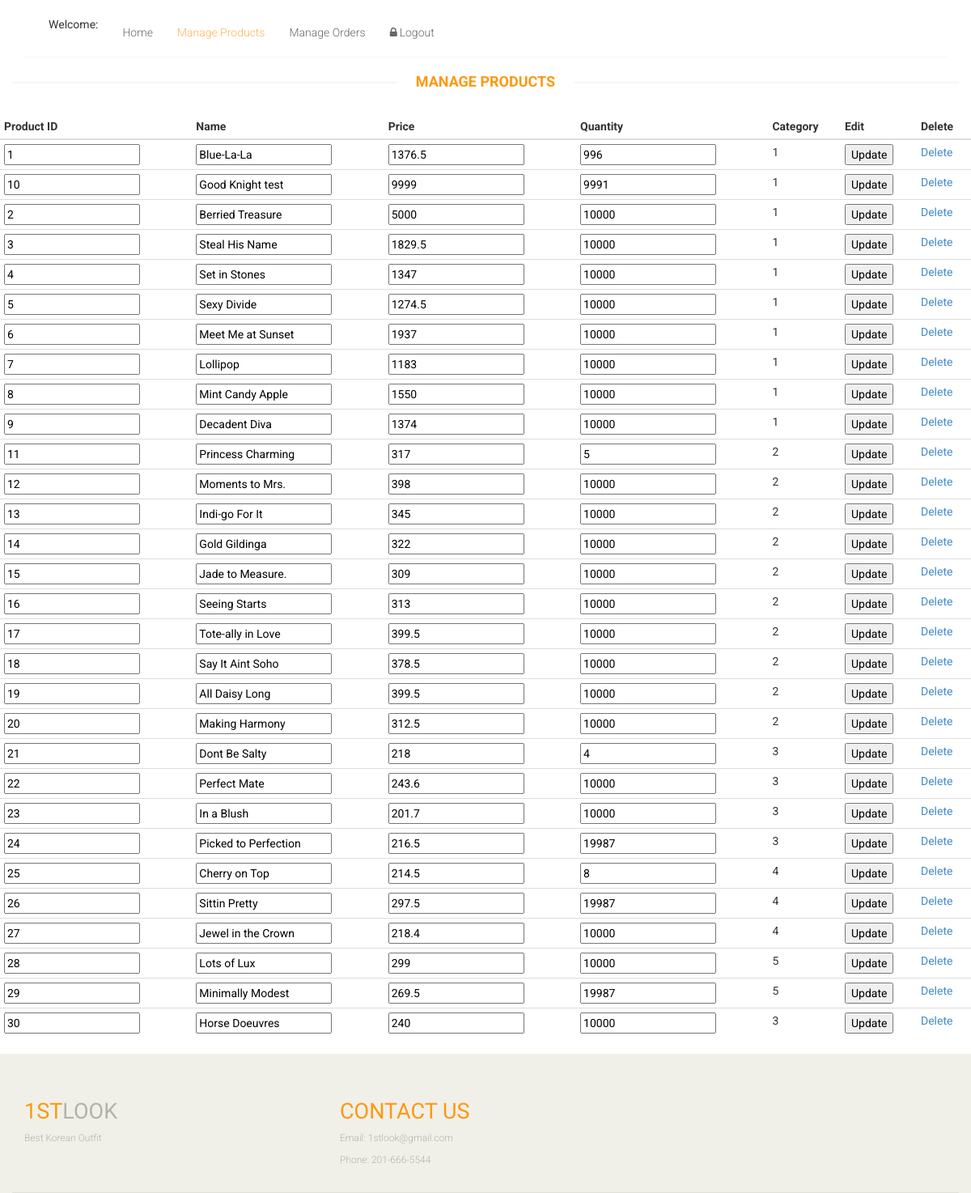
Page /manager_edit_products.php on the committed database.
### tables this page shows
CREATE TABLE `products` (
  `Pid` int(10) NOT NULL,
  `Pname` varchar(250) NOT NULL,
  `Pprice` float NOT NULL,
  `quantity` int(15) NOT NULL,
  `image` varchar(250) NOT NULL,
  `category` int(15) NOT NULL
);

### manager_edit_products.php (the view, shortened to what this page needs)
<?php
	$link = connect();
	$sql = "SELECT * FROM products";
	$result= mysqli_query($link,$sql);
			if(mysqli_num_rows($result) > 0){
?>
<!DOCTYPE html>
<html lang="en">
<head>
    <link href="css/bootstrap.min.css" rel="stylesheet">
    <link href="css/font-awesome.min.css" rel="stylesheet">
    <link href="css/prettyPhoto.css" rel="stylesheet">
    <link href="css/price-range.css" rel="stylesheet">
    <link href="css/animate.css" rel="stylesheet">
	<link href="css/main.css" rel="stylesheet">
	<link href="css/responsive.css" rel="stylesheet">
</head>
    <body>
        <form id="my_form" method="POST">
    <header id="header">
		<div class="header-middle">
			<div class="container">
				<div class="row" >
					<div class="col-sm-8">
						<div class="shop-menu pull-left">
							<ul class="nav navbar-nav">
							    <li><?php echo "Welcome: ", $_SESSION['firstname'] ?></li>
								<li><a href="manager.php">Home</a></li>
                                <li><a href="manager_products.php?admin_products" class="active">Manage Products</a></li>
								<li><a href="manager_orders.php?admin_orders">Manage Orders</a></li>
								<li><a href="logout.php"><i class="fa fa-lock"></i>Logout</a>
								</li>
							</ul>
						</div>
					</div>
				</div>
			</div>
		</div>
	</header>
	<h2 class="title text-center"><br>Manage Products</h2>
                <table class="table table-condensed">
					<thead>
						<tr class="cart_menu">
                        <th>Product ID</th>
                         <th>Name</th>
                         <th>Price</th>
                         <th>Quantity</th>
                         <th>Category</th>
                        <th>Edit</th>
                        <th>Delete</th>
                    </tr>
                    </thead>
<?php
			  while($row=mysqli_fetch_assoc($result)){
			   $Pid = $row['Pid'];
			   $Pname = $row['Pname'];
			   $Pprice = $row['Pprice'];
			   $quantity = $row['quantity'];
			   $category = $row['category'];
?>
              <tr>
                <td><input type="text" name ="new_Pid" id= "new_Pid" value="<?php echo $Pid?>" readonly ></input></td>
                <td><input type="text" name ="new_Pname" id= "new_Pname" value="<?php echo $Pname?>"></input></td>
                <td><input type="text" name ="new_Pprice" id= "new_Pprice" value="<?php echo $Pprice?>"></input></td>
                <td><input type="text" name ="new_quantity" id= "new_quantity" value="<?php echo $quantity?>"></input></td>
                <td><?php echo $category?></td>
                <td><input type="submit" name="update_quantity_abidha" formaction="/~kimd35/1st_look/manager_edit_products.php" value="Update" id="update" onclick="UpdateTable();"/></td>
                <td><a class="cart_quantity_delete" href="manager_products.php?delete= <?php echo $row['Pid']; ?>">Delete</a></td>
              </tr>
           <?php
			  }
           ?>
        </table>
    <footer id="footer">
		<div class="footer-top">
			<div class="container">
				<div class="row">
					<div class="col-sm-2">
						<div class="companyinfo">
							<h2><span>1ST</span>LOOK</h2>
							<p>Best Korean Outfit</p>
						</div>
					</div>
					<div class="col-sm-2">
					</div>
						<div class="col-sm-2">
						<div class="companyinfo">
							<h2><span>Contact Us</span></h2>
							<p>Email: 1stlook@gmail.com</p>
							<p>Phone: 201-666-5544</p>
						</div>
					</div>
						<div class="col-sm-2">
					</div>
					<div class="col-sm-3">
						<div class="address">
						</div>
					</div>
				</div>
			</div>
		</div>
	</footer>
        </form>
    </body>
</html>
<?php
		} else{
				echo "Can't find another products. Try later.";
				}
?>

### css/main.css (style rules this page uses)
body { font-family: 'Roboto', sans-serif; background:; position: relative; font-weight:400px; }
ul li { list-style: none; }
a { -webkit-transition: 300ms; -moz-transition: 300ms; -o-transition: 300ms; transition: 300ms; }
h1, h2, h3, h4, h5, h6 { font-family: 'Roboto', sans-serif; }
.header-middle .container .row { border-bottom: 1px solid #f5f5f5; margin-left: 0; margin-right: 0; padding-bottom: 20px; padding-top: 20px; }
.header-middle .container .row .col-sm-8 { padding-right:0; }
.shop-menu ul li { display:inline-block; padding-left: 15px; padding-right: 15px; }
.shop-menu ul li:last-child { padding-right: 0; }
.shop-menu ul li a { color: #696763; font-family: 'Roboto', sans-serif; font-size: 14px; font-weight: 300; padding:0; padding-right: 0; margin-top: 10px; }
.shop-menu ul li a i { margin-right:3px; }
.mainmenu ul li a:hover, .mainmenu ul li a.active, .shop-menu ul li a.active { background:none; color:#fdb45e; }
#footer { background: #F0F0E9; }
.footer-top .container { border-bottom: 1px solid #E0E0DA; padding-bottom: 20px; }
.companyinfo { margin-top: 57px; }
.companyinfo h2 { color: #B4B1AB; font-family: abel; font-size: 27px; text-transform: uppercase; }
.companyinfo h2 span { color:#FE980F; }
.companyinfo p { color: #B3B3AD; font-family: 'Roboto', sans-serif; font-size: 12px; font-weight: 300; }
.footer-top .col-sm-3 { overflow: hidden; }
.address { margin-top: 30px; position: relative; overflow: hidden; }
.left-sidebar h2:after, h2.title:after { content: " "; position: absolute; border: 1px solid #f5f5f5; bottom:8px; left: 0; width: 100%; height: 0; z-index: -2; }
h2.title:before { content: " "; position: absolute; background: #fff; bottom: -6px; width: 220px; height: 30px; z-index: -1; left: 50%; margin-left: -110px; }
h2.title { color: #FE980F; font-family: 'Roboto', sans-serif; font-size: 18px; font-weight: 700; margin: 0 15px; text-transform: uppercase; margin-bottom: 30px; position: relative; }

### rows in the picture
products: new_Pid "1", new_Pname "Blue-La-La", new_Pprice "1376.5", new_quantity "996", category "1"
products: new_Pid "10", new_Pname "Good Knight test", new_Pprice "9999", new_quantity "9991", category "1"
products: new_Pid "2", new_Pname "Berried Treasure", new_Pprice "5000", new_quantity "10000", category "1"
products: new_Pid "3", new_Pname "Steal His Name", new_Pprice "1829.5", new_quantity "10000", category "1"
products: new_Pid "4", new_Pname "Set in Stones", new_Pprice "1347", new_quantity "10000", category "1"
products: new_Pid "5", new_Pname "Sexy Divide", new_Pprice "1274.5", new_quantity "10000", category "1"
products: new_Pid "6", new_Pname "Meet Me at Sunset", new_Pprice "1937", new_quantity "10000", category "1"
products: new_Pid "7", new_Pname "Lollipop", new_Pprice "1183", new_quantity "10000", category "1"
products: new_Pid "8", new_Pname "Mint Candy Apple", new_Pprice "1550", new_quantity "10000", category "1"
products: new_Pid "9", new_Pname "Decadent Diva", new_Pprice "1374", new_quantity "10000", category "1"
products: new_Pid "11", new_Pname "Princess Charming", new_Pprice "317", new_quantity "5", category "2"
products: new_Pid "12", new_Pname "Moments to Mrs.", new_Pprice "398", new_quantity "10000", category "2"
products: new_Pid "13", new_Pname "Indi-go For It", new_Pprice "345", new_quantity "10000", category "2"
products: new_Pid "14", new_Pname "Gold Gildinga", new_Pprice "322", new_quantity "10000", category "2"
products: new_Pid "15", new_Pname "Jade to Measure.", new_Pprice "309", new_quantity "10000", category "2"
products: new_Pid "16", new_Pname "Seeing Starts", new_Pprice "313", new_quantity "10000", category "2"
products: new_Pid "17", new_Pname "Tote-ally in Love", new_Pprice "399.5", new_quantity "10000", category "2"
products: new_Pid "18", new_Pname "Say It Aint Soho", new_Pprice "378.5", new_quantity "10000", category "2"
products: new_Pid "19", new_Pname "All Daisy Long", new_Pprice "399.5", new_quantity "10000", category "2"
products: new_Pid "20", new_Pname "Making Harmony", new_Pprice "312.5", new_quantity "10000", category "2"
products: new_Pid "21", new_Pname "Dont Be Salty", new_Pprice "218", new_quantity "4", category "3"
products: new_Pid "22", new_Pname "Perfect Mate", new_Pprice "243.6", new_quantity "10000", category "3"
products: new_Pid "23", new_Pname "In a Blush", new_Pprice "201.7", new_quantity "10000", category "3"
products: new_Pid "24", new_Pname "Picked to Perfection", new_Pprice "216.5", new_quantity "19987", category "3"
products: new_Pid "25", new_Pname "Cherry on Top", new_Pprice "214.5", new_quantity "8", category "4"
products: new_Pid "26", new_Pname "Sittin Pretty", new_Pprice "297.5", new_quantity "19987", category "4"
products: new_Pid "27", new_Pname "Jewel in the Crown", new_Pprice "218.4", new_quantity "10000", category "4"
products: new_Pid "28", new_Pname "Lots of Lux", new_Pprice "299", new_quantity "10000", category "5"
products: new_Pid "29", new_Pname "Minimally Modest", new_Pprice "269.5", new_quantity "19987", category "5"
products: new_Pid "30", new_Pname "Horse Doeuvres", new_Pprice "240", new_quantity "10000", category "3"
